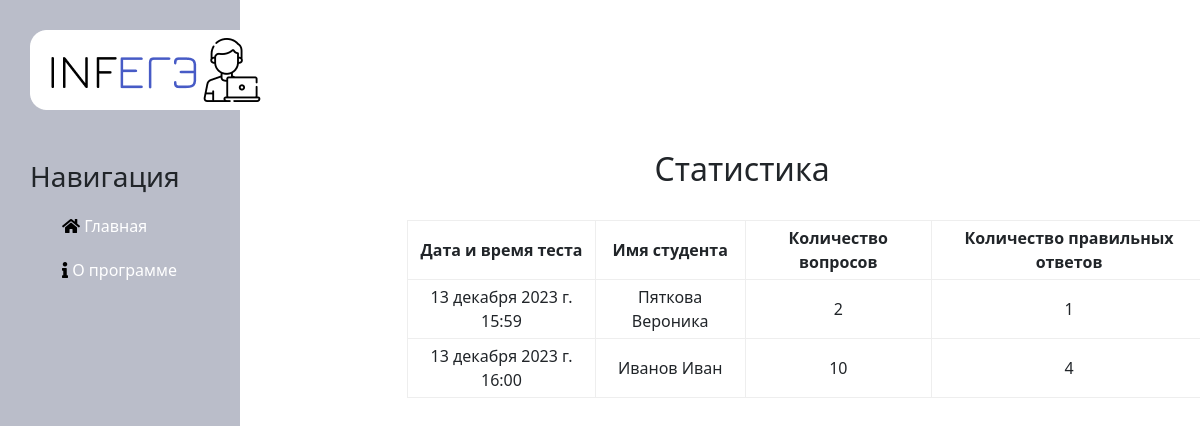
Page /statistics/ on the committed database.
### students/models.py (models this page shows, shortened)
class Statistic(models.Model):
    datetime = models.DateTimeField(auto_now=True)
    user = models.ForeignKey(Articles, on_delete=models.CASCADE, verbose_name='Пользователь')
    bal = models.CharField(verbose_name='Набранный балл', max_length=200)
    count_question = models.CharField(verbose_name='Количество вопросов', max_length=200)
    class Meta:
        verbose_name = 'Статистика'
        verbose_name_plural = 'Статистика'

class Articles(models.Model):
    def gen_rand_login(length):
        characters = string.ascii_letters + string.digits
        login = ''.join(random.choice(characters) for _ in range(length))
        return login
    def gen_rand_password(length):
        characters = string.ascii_letters + string.digits
        password = ''.join(random.choice(characters) for _ in range(length))
        return password
    name_student = models.CharField('ФИО', max_length=100)
    number_class = models.IntegerField('Номер класса')
    word_class = models.CharField("Буква класса", max_length=10)
    login1 = models.CharField("Логин", max_length=8, default=gen_rand_login(8), unique=True)
    password1 = models.CharField("Пароль", max_length=8, default=gen_rand_password(8))
    tests = models.ManyToManyField(Tasks, verbose_name='Задания', blank=True)
    class Meta:
        verbose_name = 'Ученик'
        verbose_name_plural = 'Ученики'

### students/views.py (the view)
# urls.py: path('statistics/', ArticlesstatisticsView.as_view(), name='statistics'),
class ArticlesstatisticsView(View):
    template_name = 'users/statistics.html'
    def get(self, request, *args, **kwargs):
        statistics = Statistic.objects.all()
        return render(request, self.template_name, {'statistics': statistics})

### main/templates/users/statistics.html (shortened to what this page needs)
{% extends 'main/layout.html' %}
{% block content %}
<div class="features">
  <h2 align="center">Статистика</h2><br>
<table border="1" cellpadding="0" cellspacing="0" width="800px" align="center">
    <tr>
        <th>Дата и время теста</th>
        <th>Имя студента</th>
        <th>Количество вопросов</th>
        <th>Количество правильных ответов</th>
    </tr>
     {% for i in statistics %}
     <tr>
        <td>{{i.datetime}}</td>
        <td>{{i.user.name_student}}</td>
        <td>{{i.count_question}}</td>
        <td>{{i.bal}}</td>
    </tr>
    {% endfor %}
</table>
</div>
{% endblock %}

### main/static/main/css/main.css (style rules this page uses)
main .features { float: left; margin-top: 150px; text-align: center; width: 75%; }
main .features H2 { margin-left: 20%; text-align: center; }
table { margin-left: 20%; text-align: center; }

### main/templates/users/statistics.html (style rules this page uses)
th, td { padding: 5px; border: 1px solid #eee }

### rows in the picture
Statistic: datetime "13 декабря 2023 г. 15:59", user.name_student "Пяткова Вероника", count_question "2", bal "1"
Statistic: datetime "13 декабря 2023 г. 16:00", user.name_student "Иванов Иван", count_question "10", bal "4"
